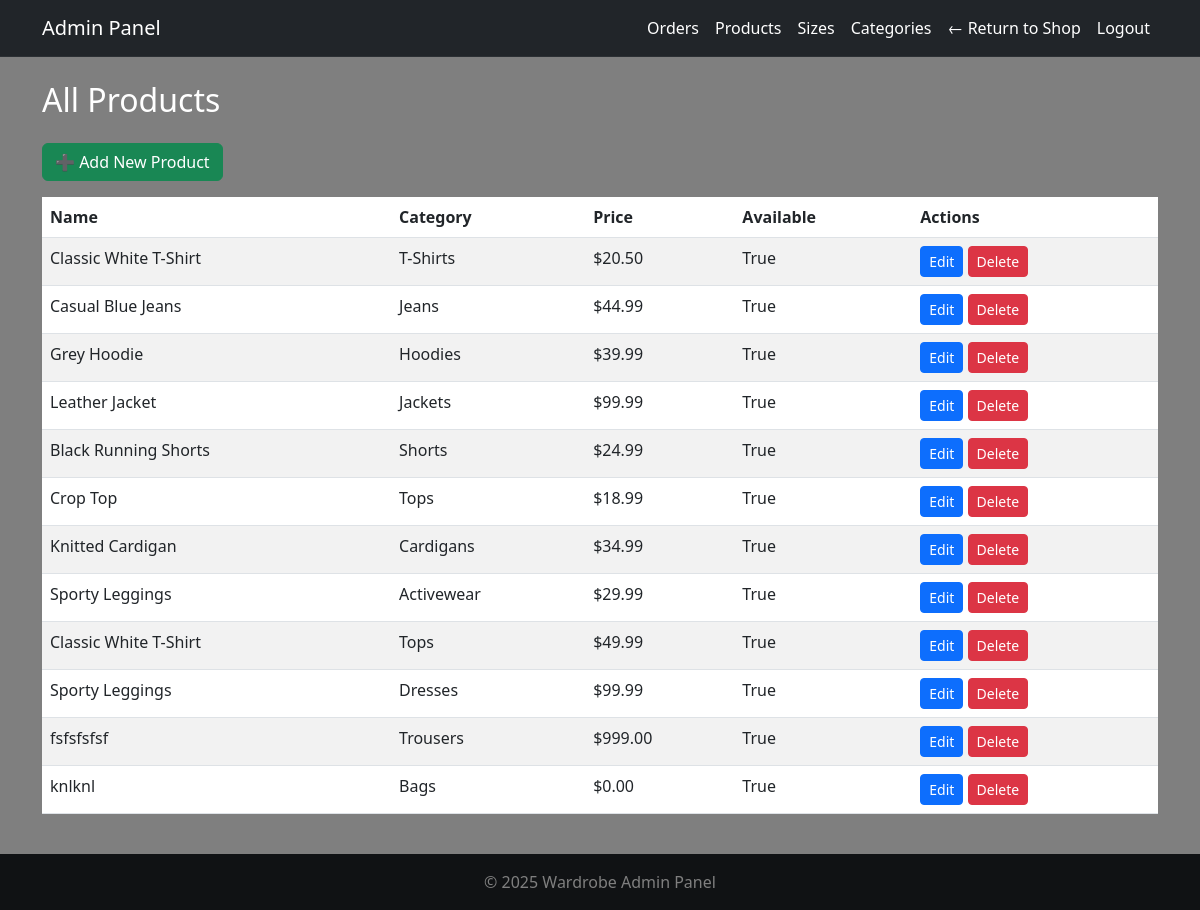
Page /adminpanel/products/ (signed in) on the earlier database version.
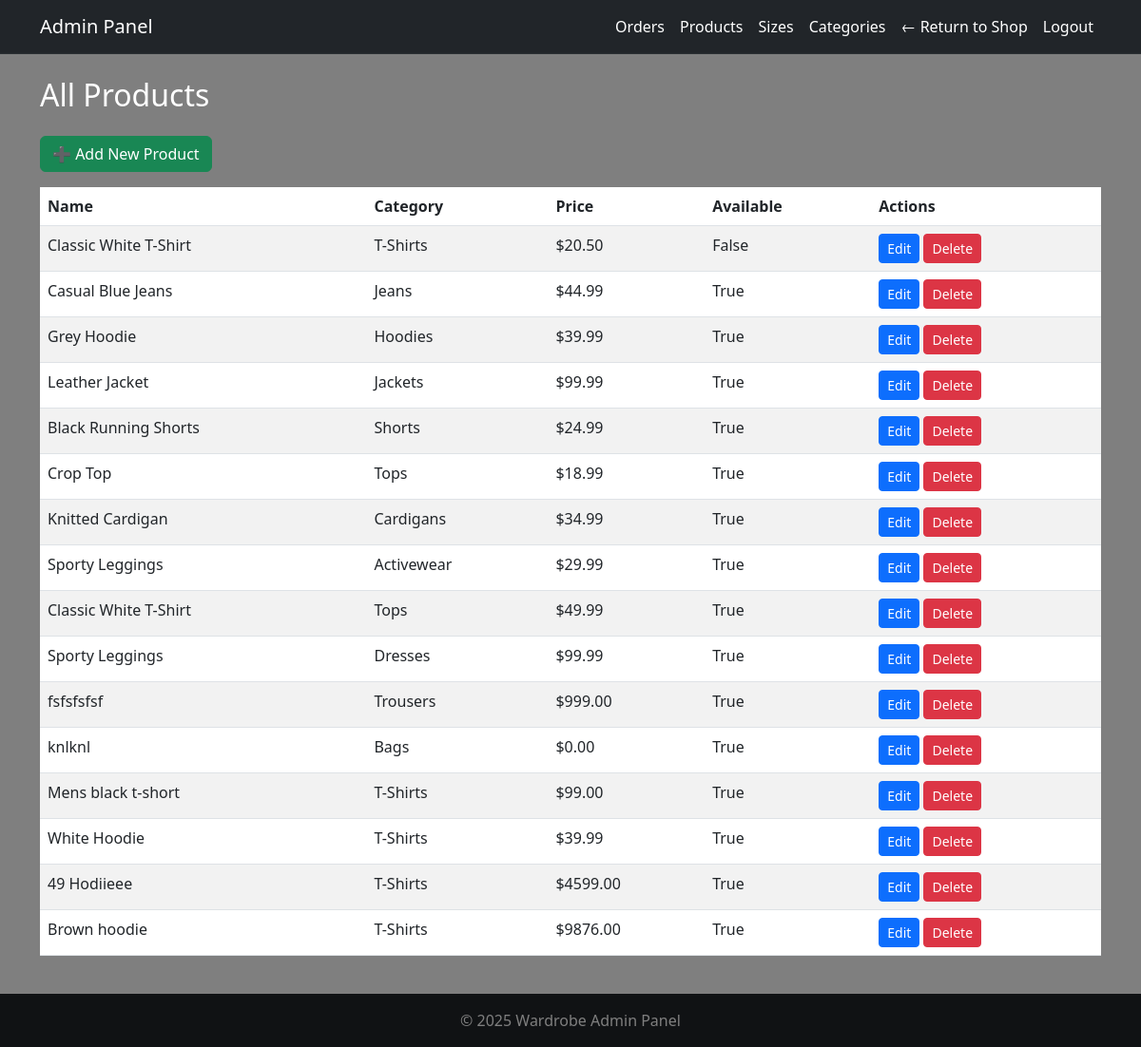
Same page on the later database version.
### products/models.py (models this page shows, shortened)
class Product(models.Model):
    GENDER_CHOICES = [
        ('men', 'Men'),
        ('women', 'Women'),
    ]
    name = models.CharField(max_length=100)
    category = models.ForeignKey(Category, on_delete=models.CASCADE)
    description = models.TextField(blank=True)
    price = models.DecimalField(max_digits=6, decimal_places=2)
    image = CloudinaryField('image', blank=True, null=True)
    is_available = models.BooleanField(default=True)
    gender = models.CharField(max_length=10, choices=GENDER_CHOICES)
    sizes = models.ManyToManyField(Size, blank=True)
    created_at = models.DateTimeField(auto_now_add=True)

class Category(models.Model):
    name = models.CharField(max_length=100)
    gender = models.CharField(
        max_length=10,
        choices=[('men', 'Men'), ('women', 'Women')],
        default='men'
    )
    slug = models.SlugField(unique=True)
    class Meta:
        verbose_name_plural = 'Categories'

### adminpanel/views.py (the view)
# urls.py: path('products/', views.product_list, name='product_list'),
@login_required
@user_passes_test(admin_required)
def product_list(request):
    products = Product.objects.all()
    return render(request, 'adminpanel/product_list.html', {'products': products})

### adminpanel/views.py (called while the page is built)
def admin_required(user):
    return user.is_staff or user.is_superuser

### cart/cart.py (called while the page is built)
    def _load_cart_data(self):
        cart = self.session.get(settings.CART_SESSION_ID, {})
        return cart if isinstance(cart, dict) else {}

    def __len__(self):
        return sum(item.get('quantity', 0) for item in self.cart.values())

### cart/context_processors.py (called while the page is built)
def cart_context(request):
    cart = Cart(request)
    return {
        'cart': cart,
        'cart_item_count': len(cart),
    }

### wardrobeapp/context_processors.py (called while the page is built)
def stripe_public_key(request):
    return {
        'STRIPE_PUBLIC_KEY': settings.STRIPE_PUBLIC_KEY
    }

### adminpanel/templates/adminpanel/product_list.html
{% extends 'adminpanel/base.html' %}
{% load static %}
{% block content %}
<h2 class="mb-4">All Products</h2>
<a href="{% url 'adminpanel:product_add' %}" class="btn btn-success mb-3">➕ Add New Product</a>
<table class="table table-striped">
  <thead>
    <tr>
      <th>Name</th>
      <th>Category</th>
      <th>Price</th>
      <th>Available</th>
      <th>Actions</th>
    </tr>
  </thead>
  <tbody>
    {% for product in products %}
    <tr>
      <td>{{ product.name }}</td>
      <td>{{ product.category.name }}</td>
      <td>${{ product.price }}</td>
      <td>{{ product.is_available }}</td>
      <td>
        <a href="{% url 'adminpanel:product_edit' product.id %}" class="btn btn-sm btn-primary">Edit</a>
        <a href="{% url 'adminpanel:product_delete' product.id %}" class="btn btn-sm btn-danger" onclick="return confirm('Are you sure you want to delete this product?')">Delete</a>
      </td>
    </tr>
    {% endfor %}
  </tbody>
</table>
{% endblock %}

Differences in the rows shown:
changed Product: is_available "True" → "False"
added Product: name "Mens black t-short", category.name "T-Shirts", price "99.00", is_available "True"
added Product: name "White Hoodie", category.name "T-Shirts", price "39.99", is_available "True"
added Product: name "49 Hodiieee", category.name "T-Shirts", price "4599.00", is_available "True"
added Product: name "Brown hoodie", category.name "T-Shirts", price "9876.00", is_available "True"
